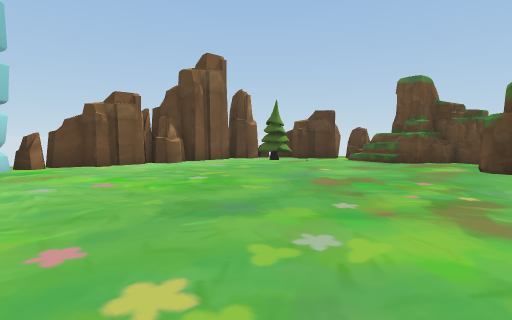
[1] (above)

16 first-person views from a walk through a scene from a Unity 3-D project. The camera is 1.4 m above the floor, tilts 4° down and sees 80° across. The floor is counted in squares, 2 m on a side. Each view is taken from the middle of a square. On the plan, view 1 faces up. The plan holds only what a view shows up to about 10 squares ahead; the rest is blank. The place goes on beyond the plan. The player is left out.

[2]
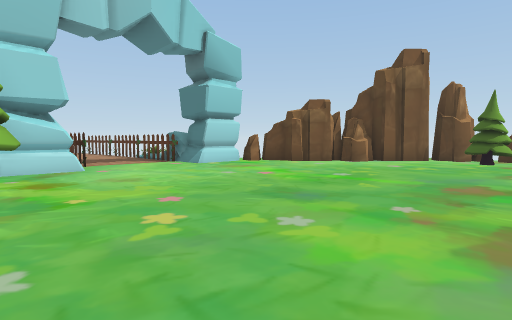

[3]
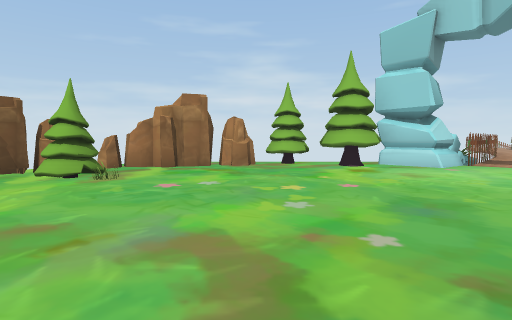

[4]
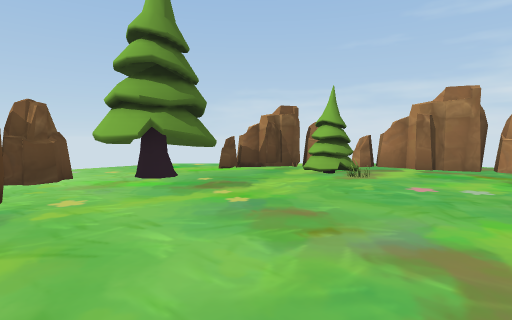

[5]
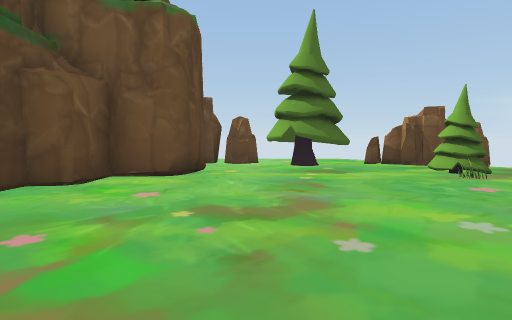

[6]
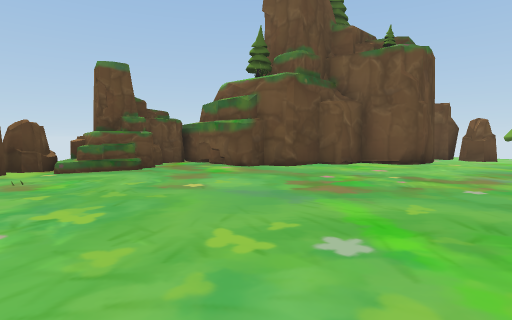

[7]
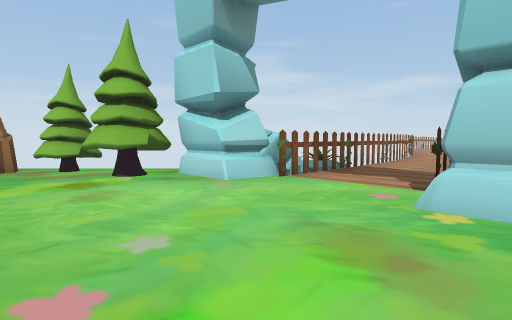

[8]
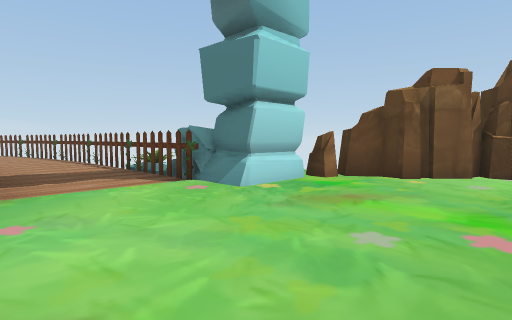

[9]
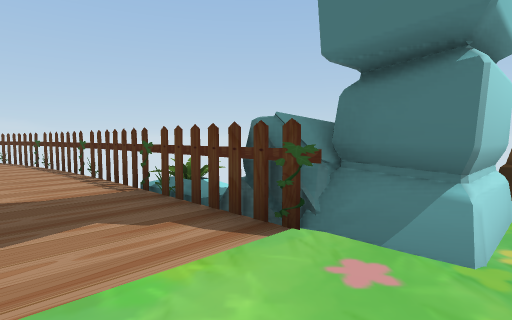

[10]
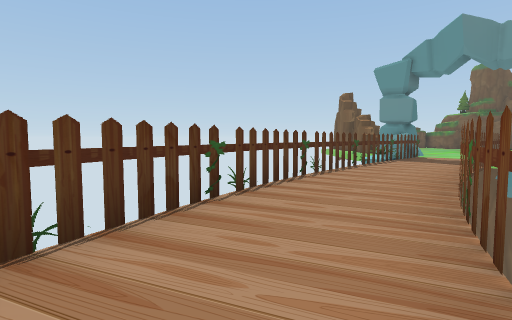

[11]
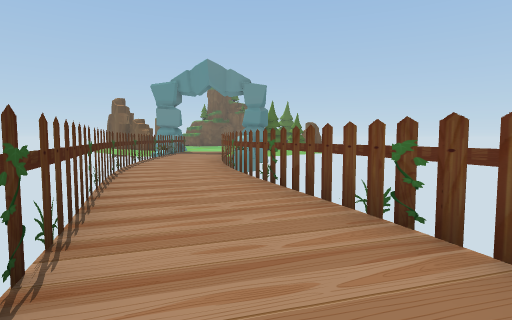

[12]
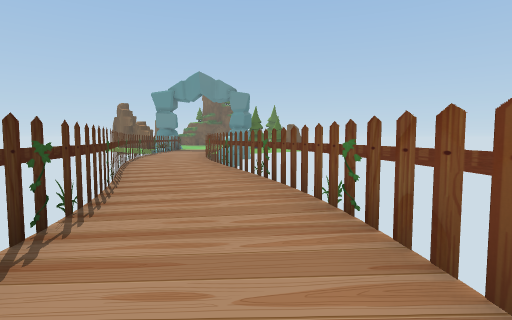

[13]
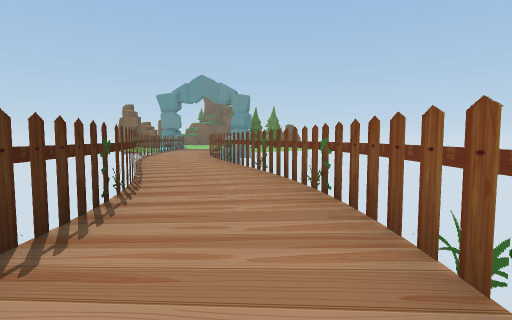

[14]
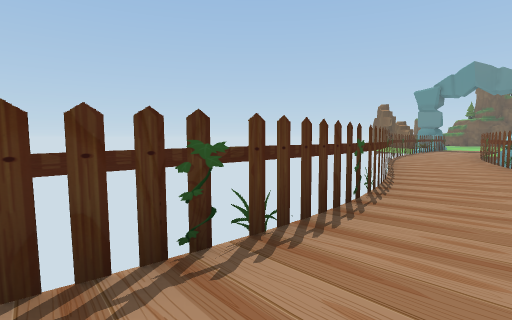

[15]
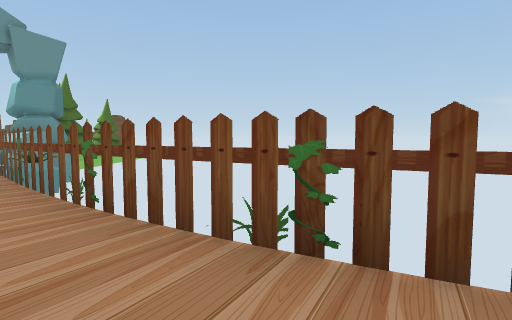

[16]
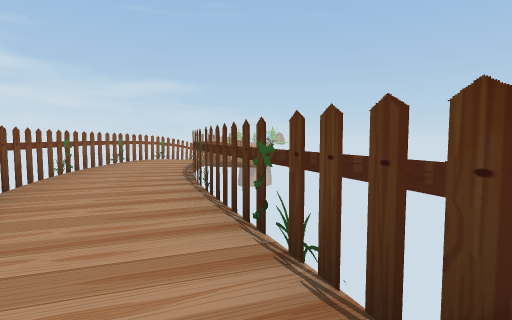

### Floor plan
Key: @ floor where view 1 was taken; # wall or solid block; . floor; / step, stairs or slope; = window, fence, low wall or low ledge; ^ raised ledge; O other object.
Columns run from 27 left of view 1 to 7 right of it. Each row starts with its distance up from view 1.
 11                          #######
 10                          #.##.=^#
  9                        ###.....###
  8                       ##.........#
  7                       #..........#
  6                   O ###.........##
  5             ######O###..........##
  4         #####....................#
  3      ####........................#
  2 ######.......#####OO^#..........##
  1 ..........###      =###..........##
  0 ......####           ###...@......#
 -1 #######                #.......####
 -2                        ###../..###
 -3                          ##./.OO#.
 -4                           ##.OO..

Where each view was taken, in squares from view 1:
view 1: 0 up, 0 right, facing up
view 2: 0 up, 2 right, facing up-left
view 3: 4 up, 3 right, facing down-left
view 4: 4 up, 3 right, facing down
view 5: 5 up, 0 right, facing down-right
view 6: 6 up, 3 left, facing right
view 7: 6 up, 2 left, facing down-left
view 8: 2 up, 2 left, facing up-left
view 9: 3 up, 5 left, facing up-left
view 10: 1 up, 19 left, facing up-right
view 11: 1 up, 23 left, facing right
view 12: 0 up, 26 left, facing right
view 13: 0 up, 27 left, facing right
view 14: 0 up, 27 left, facing up-right
view 15: 3 up, 17 left, facing down-right
view 16: 3 up, 17 left, facing left
